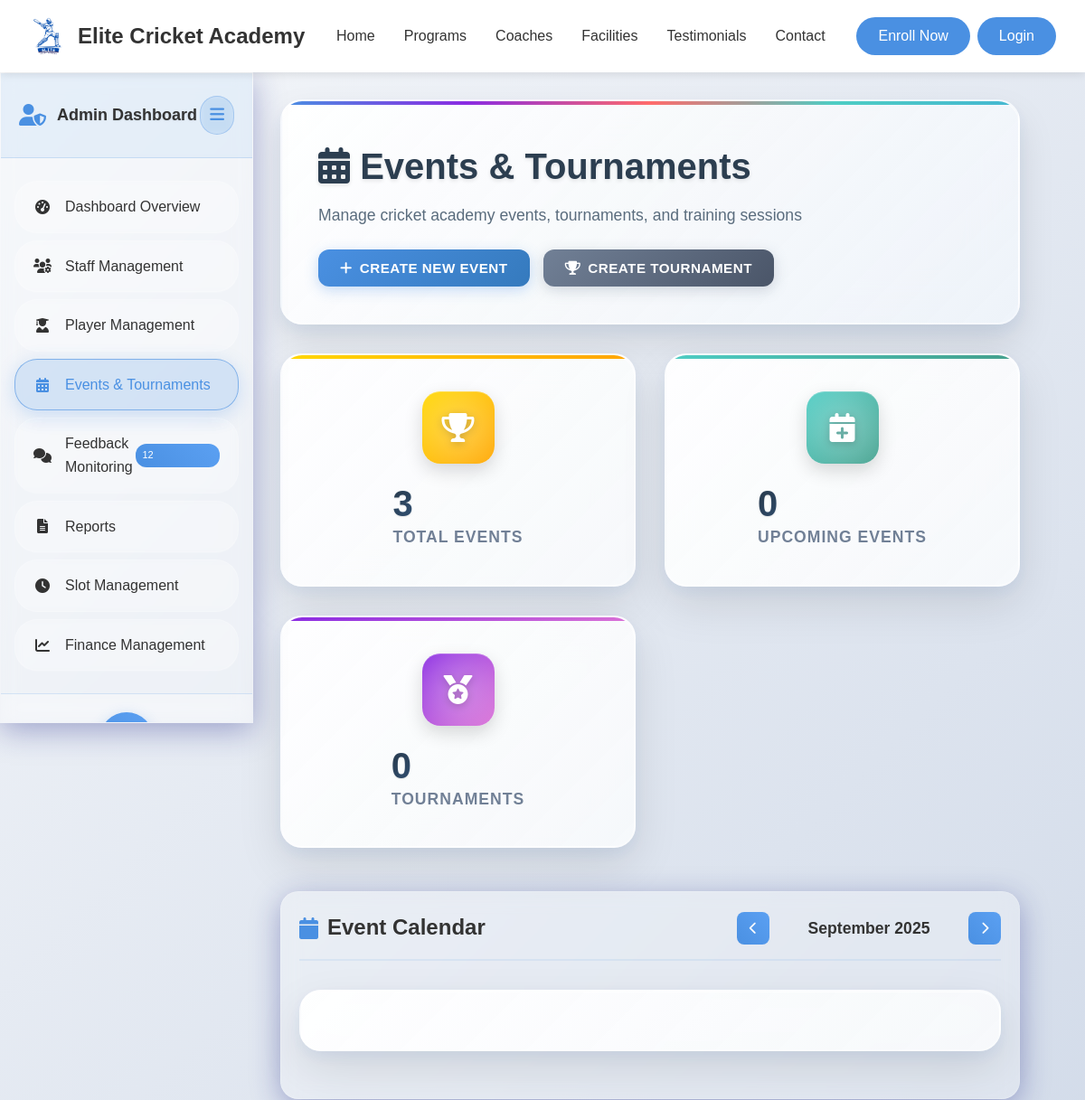
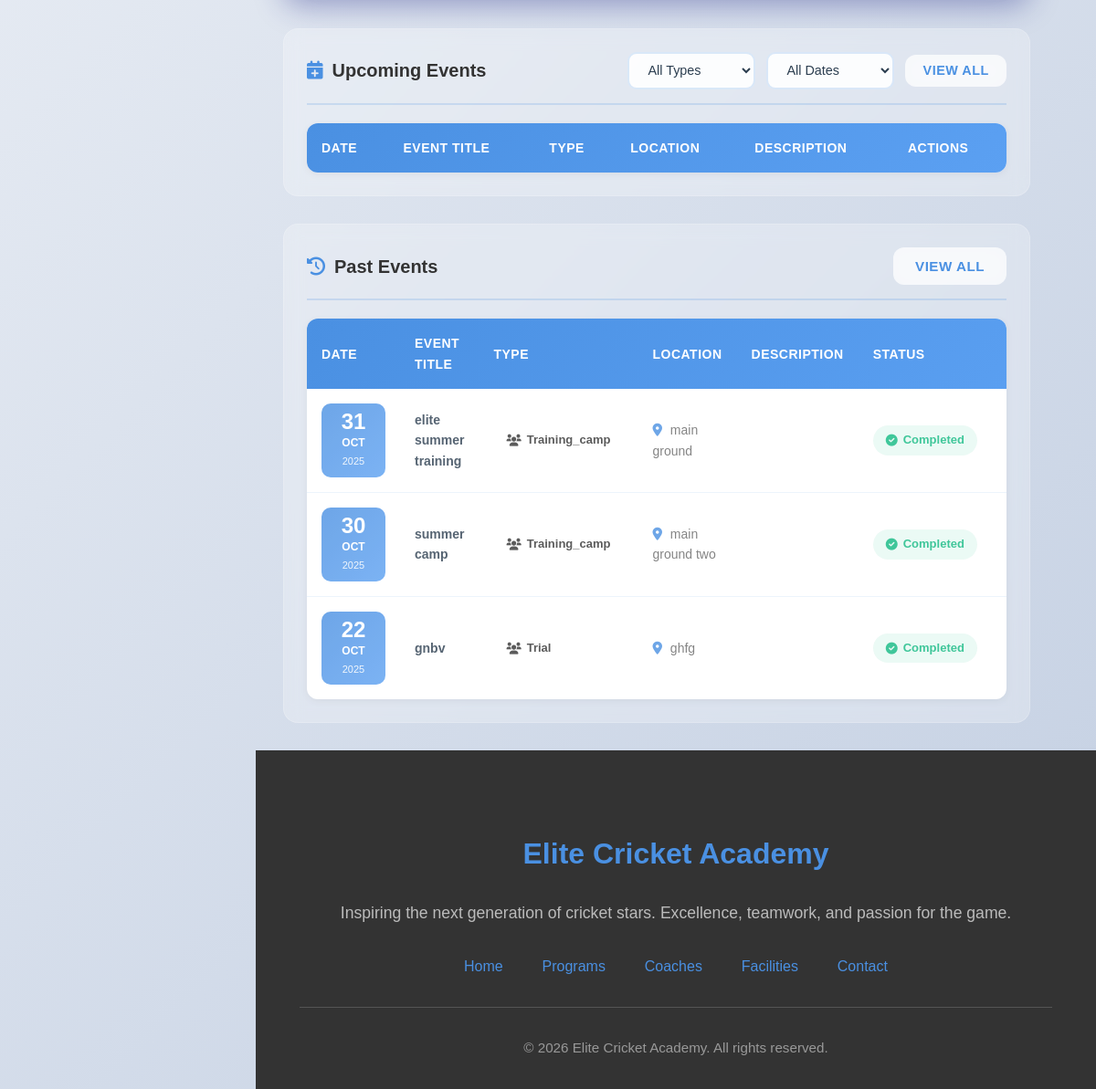
Screenshot of /admin/events with the database file from the repository (2 pictures, top to bottom).
### tables this page shows
CREATE TABLE `event` (
  `EventID` int(11) NOT NULL,
  `Name` varchar(255) NOT NULL,
  `Type` enum('Training Camp','Workshop','Seminar','Competition','Tournament','Match','Trial','Meeting','Other') DEFAULT NULL,
  `Category` enum('junior','senior','youth','professional','recreational','academy') DEFAULT NULL,
  `Description` text DEFAULT NULL,
  `StartDate` datetime NOT NULL,
  `EndDate` datetime NOT NULL,
  `Location` varchar(255) DEFAULT NULL,
  `Status` enum('upcoming','registration_open','registration_closed','ongoing','completed','cancelled') DEFAULT 'upcoming',
  `RegistrationStart` datetime DEFAULT NULL,
  `RegistrationEnd` datetime DEFAULT NULL,
  `PrimaryContact` varchar(255) DEFAULT NULL,
  `ContactEmail` varchar(255) DEFAULT NULL,
  `ContactPhone` varchar(20) DEFAULT NULL,
  `MaxParticipants` int(11) DEFAULT NULL,
  `RegistrationFee` decimal(10,2) DEFAULT 0.00
);

### app/views/admin/events.php (the view, shortened to what the rows shown need)
<?php require_once APPROOT . '/views/inc/components/header.php'; ?>
<link rel="stylesheet" href="<?php echo URLROOT; ?>/css/admin/admin-dashboard.css">
<link rel="stylesheet" href="<?php echo URLROOT; ?>/css/admin/create-event-wizard.css">
<link rel="stylesheet" href="<?php echo URLROOT; ?>/css/admin/events.css">
<link rel="stylesheet" href="<?php echo URLROOT; ?>/css/common/tournaments.css">
<link href="https://cdn.jsdelivr.net/npm/fullcalendar@6.1.8/index.global.min.css" rel="stylesheet">
<div class="admin-layout">
    <main class="main-content" id="mainContent">
        <div class="events-header">
            <div class="header-content">
                <div class="header-text">
                    <h1><i class="fas fa-calendar-alt"></i> Events & Tournaments</h1>
                </div>
            </div>
        </div>
        <div class="calendar-section">
            <div class="section-header">
                <h2><i class="fas fa-calendar"></i> Event Calendar</h2>
            </div>
        </div>
        <div class="events-sections">
            <div class="events-table-section">
                <div class="section-header">
                    <h2><i class="fas fa-calendar-plus"></i> Upcoming Events</h2>
                </div>
                <div class="events-table-wrapper">
                    <table class="events-table">
                        <thead>
                            <tr>
                                <th>Date</th>
                                <th>Event Title</th>
                                <th>Type</th>
                                <th>Location</th>
                                <th>Description</th>
                                <th>Actions</th>
                            </tr>
                        </thead>
                    </table>
                </div>
            </div>
            <div class="events-table-section">
                <div class="section-header">
                    <h2><i class="fas fa-history"></i> Past Events</h2>
                </div>
                <div class="events-table-wrapper">
                    <table class="events-table">
                        <thead>
                            <tr>
                                <th>Date</th>
                                <th>Event Title</th>
                                <th>Type</th>
                                <th>Location</th>
                                <th>Description</th>
                                <th>Status</th>
                                <th>Actions</th>
                            </tr>
                        </thead>
                        <tbody>
                            <?php foreach ($data['pastEvents'] as $event): ?>
                            <tr class="past-event" data-event-id="<?php echo $event['id']; ?>">
                                <td class="date-cell">
                                    <div class="table-date">
                                        <div class="date-day"><?php echo date('d', strtotime($event['event_date'])); ?></div>
                                        <div class="date-month"><?php echo date('M', strtotime($event['event_date'])); ?></div>
                                        <div class="date-year"><?php echo date('Y', strtotime($event['event_date'])); ?></div>
                                    </div>
                                </td>
                                <td class="title-cell">
                                    <strong><?php echo $event['title']; ?></strong>
                                </td>
                                <td>
                                    <span class="event-type-badge <?php echo $event['event_type']; ?>">
                                        <i class="fas fa-<?php echo $event['event_type'] == 'tournament' ? 'trophy' : ($event['event_type'] == 'training' ? 'dumbbell' : 'users'); ?>"></i>
                                        <?php echo ucfirst($event['event_type']); ?>
                                    </span>
                                </td>
                                <td class="location-cell">
                                    <i class="fas fa-map-marker-alt"></i>
                                    <?php echo $event['location']; ?>
                                </td>
                                <td class="description-cell">
                                </td>
                                <td>
                                    <span class="event-status-badge completed">
                                        <i class="fas fa-check-circle"></i>
                                        Completed
                                    </span>
                                </td>
                                <td class="actions-cell">
                                </td>
                            </tr>
                            <?php endforeach; ?>
                        </tbody>
                    </table>
                </div>
            </div>
        </div>
    </main>
</div>
<?php require APPROOT . '/views/inc/components/footer.php'; ?>
</body>
</html>

### rows the page displays
event: StartDate "31", StartDate "OCT", StartDate "2025", Name "elite summer training", event_type "Training_camp", Location "main ground"
event: StartDate "30", StartDate "OCT", StartDate "2025", Name "summer camp", event_type "Training_camp", Location "main ground two"
event: StartDate "22", StartDate "OCT", StartDate "2025", Name "gnbv", event_type "Trial", Location "ghfg"

### other values shown
$data['eventStats']['totalEvents'] "3"
$data['eventStats']['upcomingCount'] "0"
$data['eventStats']['tournaments'] "0"
